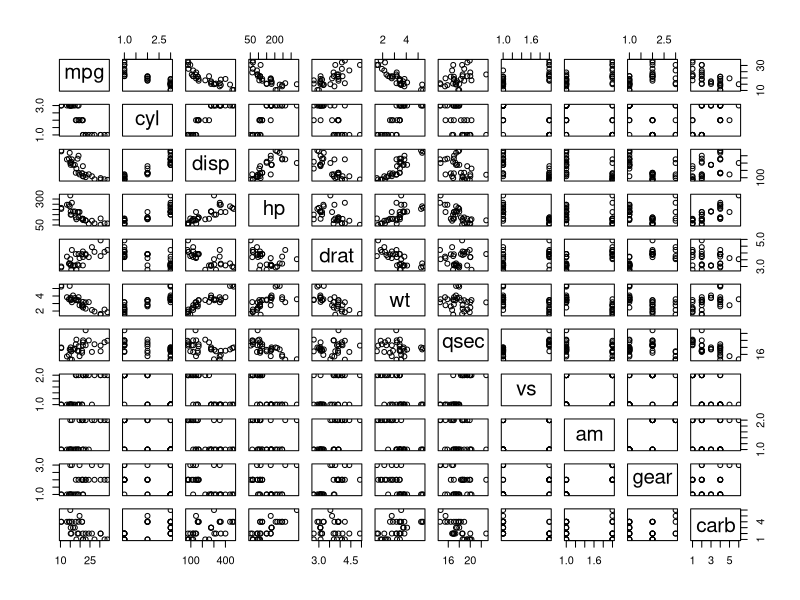
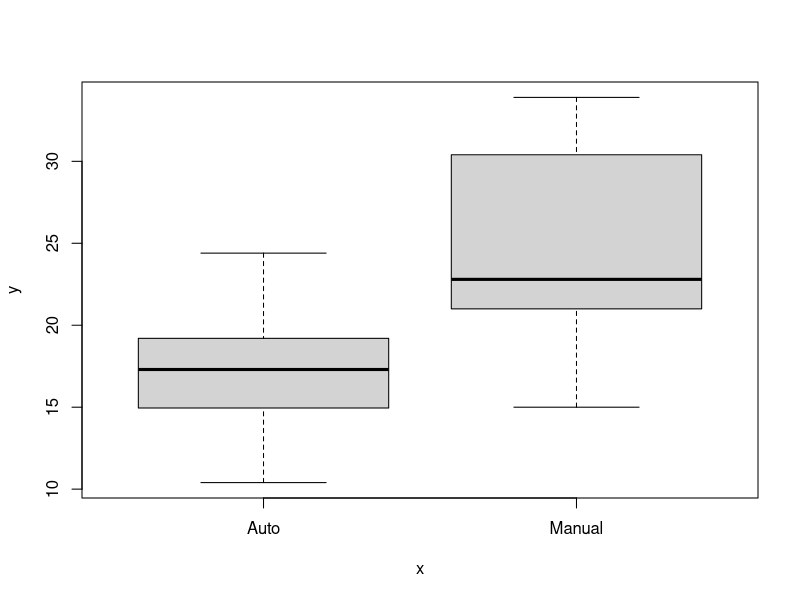
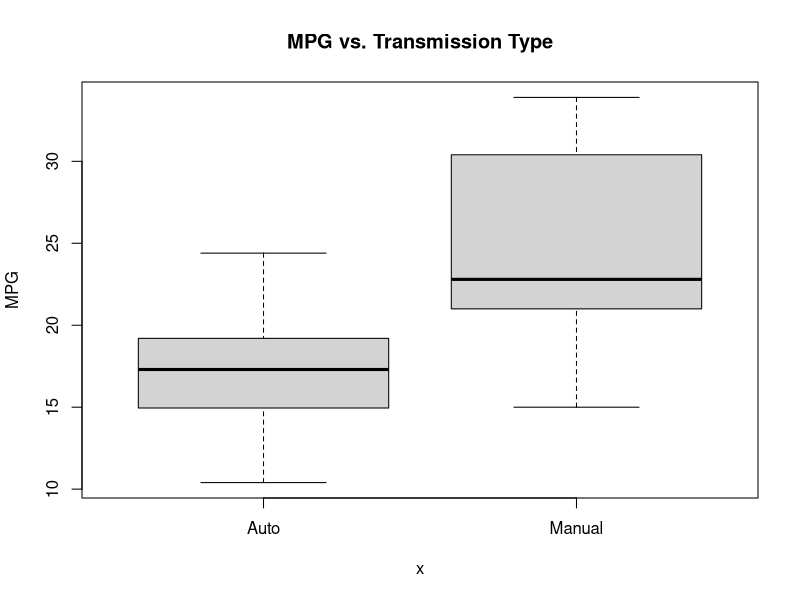
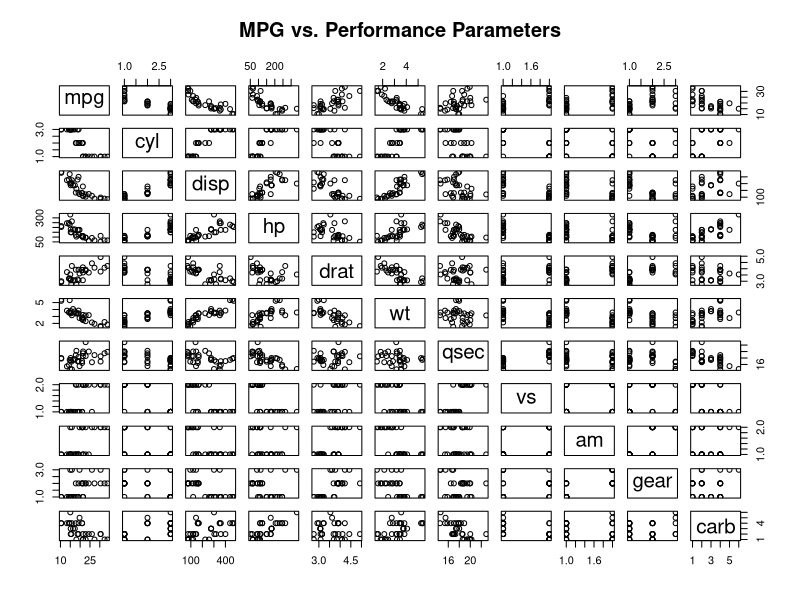
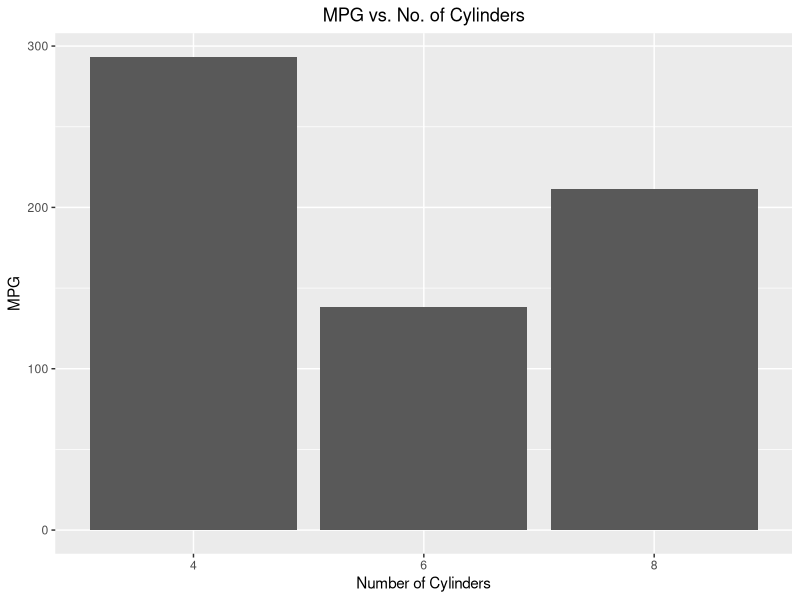
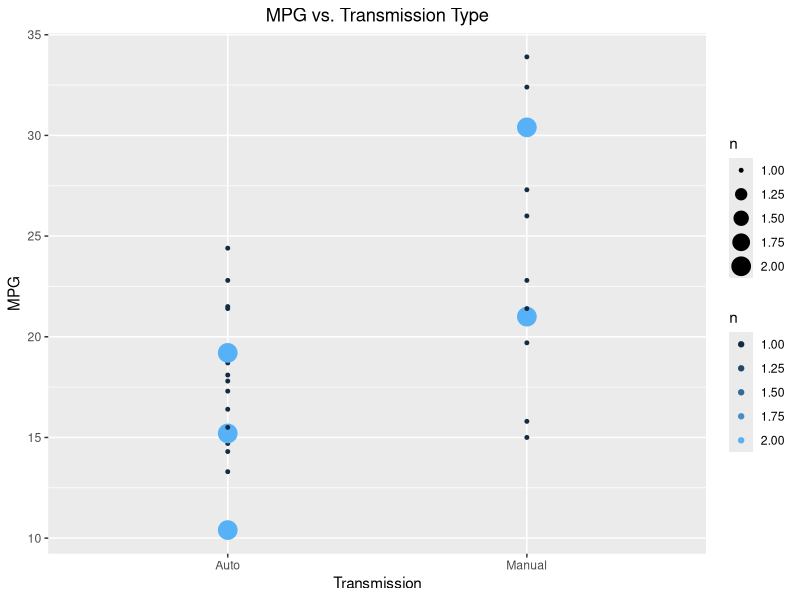
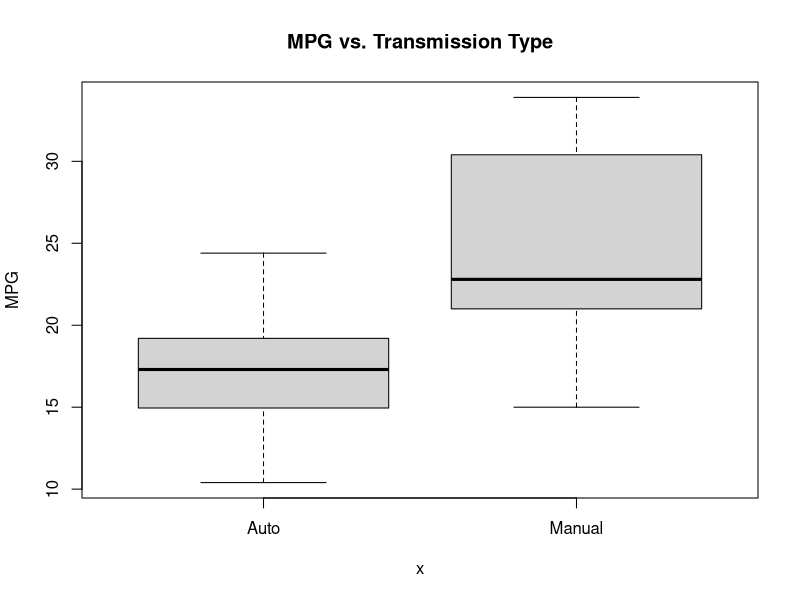
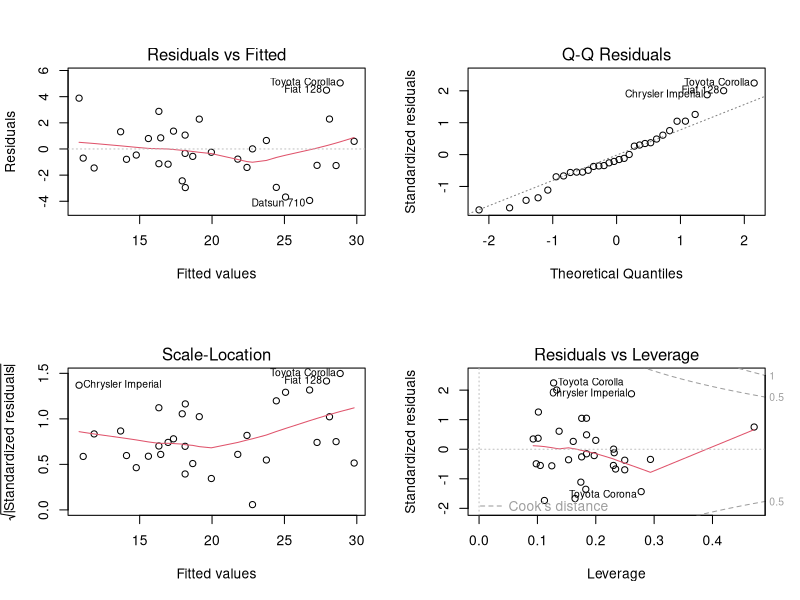

The R source for these figures, in order:
## ---- chunk 1
data(mtcars)
library(ggplot2)
str(mtcars)
## ---- chunk 2
correl <- cor(mtcars$mpg, mtcars[,-1])
?mtcars
mtcars$cyl <- as.factor(mtcars$cyl)
mtcars$vs <- as.factor(mtcars$vs); levels(mtcars$vs) <- c("V-shaped", "Straight")
mtcars$am <- as.factor(mtcars$am); levels(mtcars$am) <- c("Auto", "Manual")
mtcars$gear <- as.factor(mtcars$gear)
mtcars$carb <- as.factor(mtcars$carb)
## ---- chunk 3
pairs(mpg ~ ., data = mtcars)
plot(mtcars$am, mtcars$mpg)
summary(mtcars)
## ---- chunk 4
set.seed(1234)
model1 <- lm(mpg ~ ., data = mtcars)
model2 <- lm(mpg ~ cyl + disp + hp + wt + vs + am, data = mtcars)
best.model <- step(model1, direction = "backward")
## ---- chunk 5
summary(best.model)
## ---- chunk 6
plot(mtcars$am, mtcars$mpg, main = "MPG vs. Transmission Type", ylab = "MPG")
t.test(mpg ~ am, data = mtcars)
## ---- chunk 7
pairs(mpg ~ ., data = mtcars, main = "MPG vs. Performance Parameters")   
ggplot(mtcars, aes(cyl, mpg)) + geom_bar(stat = "Identity") + 
  xlab("Number of Cylinders") + ylab("MPG") + ggtitle("MPG vs. No. of Cylinders") +
  theme(plot.title = element_text(hjust = 0.5))
ggplot(mtcars, aes(am, mpg)) + geom_count(aes(color = ..n..)) + guides(color = 'legend') +
  ylab("MPG") + ggtitle("MPG vs. Transmission Type") + xlab("Transmission") +
  theme(plot.title = element_text(hjust = 0.5))
## ---- chunk 8
plot(mtcars$am, mtcars$mpg, main = "MPG vs. Transmission Type", ylab = "MPG")
## ---- chunk 9
par(mfrow = c(2,2)); plot(best.model)
## ---- chunk 10
hatvalues <- round(hatvalues(best.model),3)
dfbetas <- round(dfbetas(best.model),3)
